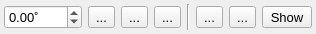
<?xml version="1.0" encoding="UTF-8"?>
<ui version="4.0">
 <class>IPframe</class>
 <widget class="QWidget" name="IPframe">
  <property name="geometry">
   <rect>
    <x>0</x>
    <y>0</y>
    <width>316</width>
    <height>34</height>
   </rect>
  </property>
  <property name="font">
   <font>
    <pointsize>10</pointsize>
   </font>
  </property>
  <property name="windowTitle">
   <string>Form</string>
  </property>
  <layout class="QHBoxLayout" name="horizontalLayout">
   <property name="leftMargin">
    <number>4</number>
   </property>
   <property name="topMargin">
    <number>4</number>
   </property>
   <property name="rightMargin">
    <number>4</number>
   </property>
   <property name="bottomMargin">
    <number>4</number>
   </property>
   <item>
    <widget class="QWidget" name="widget" native="true">
     <layout class="QHBoxLayout" name="horizontalLayout_2" stretch="1,0,0,0,0,0,0,0">
      <property name="leftMargin">
       <number>0</number>
      </property>
      <property name="topMargin">
       <number>0</number>
      </property>
      <property name="rightMargin">
       <number>0</number>
      </property>
      <property name="bottomMargin">
       <number>0</number>
      </property>
      <item>
       <widget class="QDoubleSpinBox" name="angle">
        <property name="toolTip">
         <string>Rotation angle</string>
        </property>
        <property name="suffix">
         <string>˚</string>
        </property>
        <property name="minimum">
         <double>-360.000000000000000</double>
        </property>
        <property name="maximum">
         <double>360.000000000000000</double>
        </property>
        <property name="neutrinoSave" stdset="0">
         <bool>true</bool>
        </property>
       </widget>
      </item>
      <item>
       <widget class="QToolButton" name="flipLR">
        <property name="toolTip">
         <string>Flip Left/Right</string>
        </property>
        <property name="text">
         <string>...</string>
        </property>
        <property name="icon">
         <iconset resource="../../resources/icons/icons.qrc">
          <normaloff>:/icons/flipLeftRight.png</normaloff>:/icons/flipLeftRight.png</iconset>
        </property>
        <property name="checkable">
         <bool>true</bool>
        </property>
        <property name="neutrinoSave" stdset="0">
         <bool>true</bool>
        </property>
       </widget>
      </item>
      <item>
       <widget class="QToolButton" name="flipUD">
        <property name="toolTip">
         <string>Flip Up/Down</string>
        </property>
        <property name="text">
         <string>...</string>
        </property>
        <property name="icon">
         <iconset resource="../../resources/icons/icons.qrc">
          <normaloff>:/icons/flipUpDown.png</normaloff>:/icons/flipUpDown.png</iconset>
        </property>
        <property name="checkable">
         <bool>true</bool>
        </property>
        <property name="neutrinoSave" stdset="0">
         <bool>true</bool>
        </property>
       </widget>
      </item>
      <item>
       <widget class="QToolButton" name="transpose">
        <property name="toolTip">
         <string>Transpose</string>
        </property>
        <property name="text">
         <string>...</string>
        </property>
        <property name="icon">
         <iconset resource="../../resources/icons/icons.qrc">
          <normaloff>:/icons/transpose.png</normaloff>:/icons/transpose.png</iconset>
        </property>
        <property name="checkable">
         <bool>true</bool>
        </property>
        <property name="neutrinoSave" stdset="0">
         <bool>true</bool>
        </property>
       </widget>
      </item>
      <item>
       <widget class="Line" name="line">
        <property name="orientation">
         <enum>Qt::Vertical</enum>
        </property>
       </widget>
      </item>
      <item>
       <widget class="QToolButton" name="saveImage">
        <property name="toolTip">
         <string>Save cropped image</string>
        </property>
        <property name="text">
         <string>...</string>
        </property>
        <property name="icon">
         <iconset resource="../../resources/icons/icons.qrc">
          <normaloff>:/icons/save.png</normaloff>:/icons/save.png</iconset>
        </property>
       </widget>
      </item>
      <item>
       <widget class="QToolButton" name="rectROI">
        <property name="toolTip">
         <string>Crop region window</string>
        </property>
        <property name="text">
         <string>...</string>
        </property>
        <property name="icon">
         <iconset resource="../../resources/icons/icons.qrc">
          <normaloff>:/icons/rect.png</normaloff>:/icons/rect.png</iconset>
        </property>
       </widget>
      </item>
      <item>
       <widget class="QToolButton" name="crop">
        <property name="font">
         <font>
          <pointsize>10</pointsize>
         </font>
        </property>
        <property name="toolTip">
         <string>Show cropped image</string>
        </property>
        <property name="text">
         <string>Show</string>
        </property>
        <property name="icon">
         <iconset resource="../../resources/icons/icons.qrc">
          <normaloff>:/icons/eye.png</normaloff>:/icons/eye.png</iconset>
        </property>
       </widget>
      </item>
     </layout>
    </widget>
   </item>
  </layout>
  <action name="actionSaveIPs">
   <property name="icon">
    <iconset resource="../../resources/icons/icons.qrc">
     <normaloff>:/icons/save.png</normaloff>:/icons/save.png</iconset>
   </property>
   <property name="text">
    <string>save IPs</string>
   </property>
   <property name="toolTip">
    <string>Save all images</string>
   </property>
  </action>
 </widget>
 <tabstops>
  <tabstop>angle</tabstop>
  <tabstop>flipLR</tabstop>
  <tabstop>flipUD</tabstop>
  <tabstop>transpose</tabstop>
  <tabstop>rectROI</tabstop>
 </tabstops>
 <resources>
  <include location="../../resources/icons/icons.qrc"/>
 </resources>
 <connections/>
</ui>
